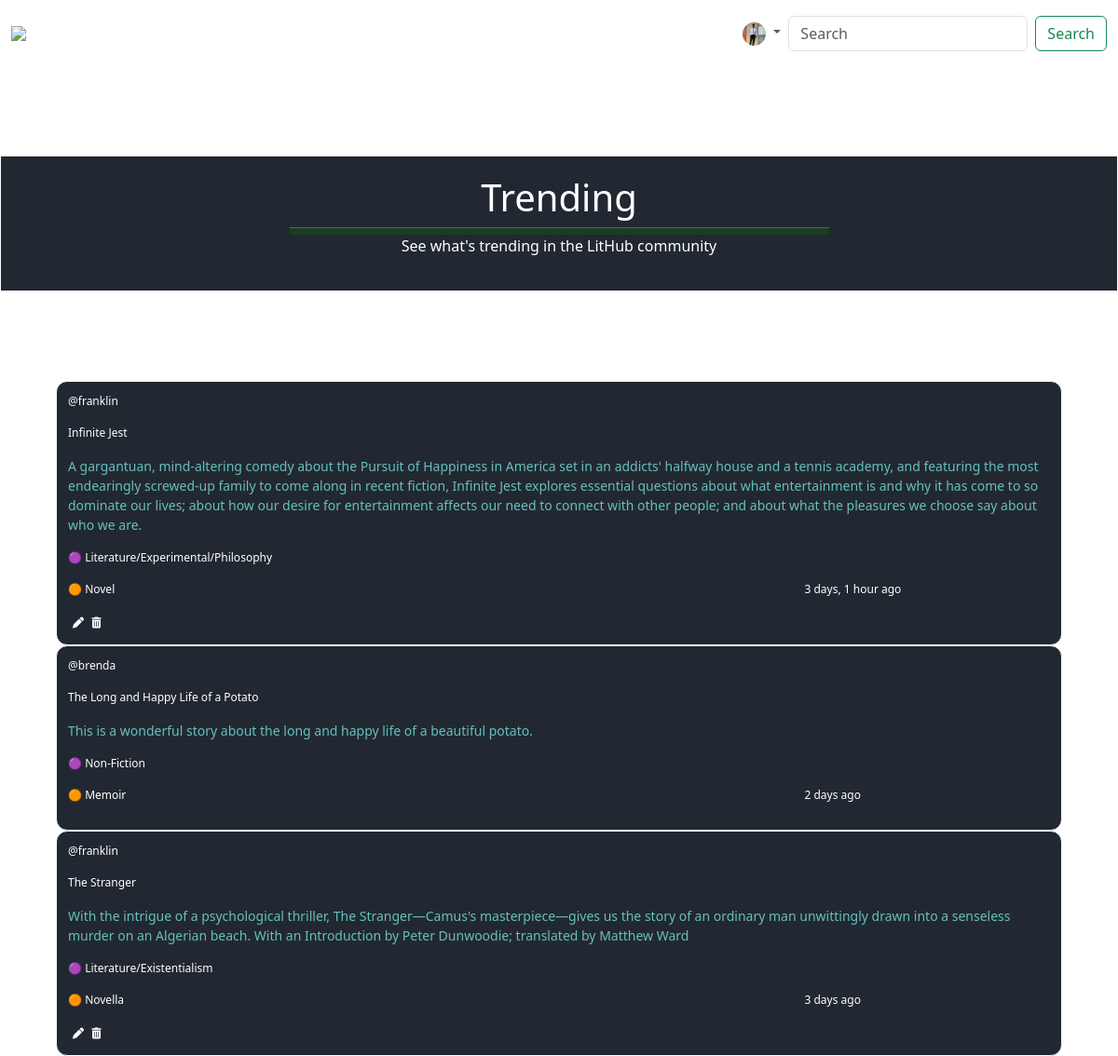
/explore (signed in), run on the app's committed database.
### lithubs/models.py (models this page shows, shortened)
class Repository(models.Model):
    user = models.ForeignKey(User, on_delete = models.CASCADE)
    title = models.CharField(max_length = 200)
    synopsis = models.TextField()
    genre = models.CharField(max_length = 200)
    form = models.CharField(max_length = 200)
    body = models.TextField()
    updated = models.DateTimeField(auto_now = True)
    created = models.DateTimeField(auto_now_add = True)
    class Meta:
        verbose_name_plural = 'repositories'
        ordering = ['-updated', '-created']

### lithubs/views.py (the view)
# urls.py: path('explore', views.explore, name = 'explore'),
def explore(request):
    repos = Repository.objects.all()
    context = {'repos': repos}
    return render(request, 'lithubs/explore.html', context)

### lithubs/templates/lithubs/explore.html
{% extends 'lithubs/main.html' %}
{% block content %}
<div class="explore-wrapper">
  <h1 class="explore-header">Trending</h1>
  <hr class="explore-hr">
  <p class="explore-sub-header">See what's trending in the LitHub community</p>
</div>
{% include 'lithubs/repository_feed_component.html' %}
{% endblock content %}

### lithubs/templates/lithubs/repository_feed_component.html
{% load static %}
	<div style="width: 90%; margin:0 auto;"class="">
		{% for repo in repos %}
		<div class="feed-repo-container">
			<p>@{{ repo.user }}</p>
			<p>{{ repo.title }}</p>
			<p id="repository-feed-synopsis">{{ repo.synopsis }}</p>
			<p>🟣 {{ repo.genre }}</p>
			<div class="profile-repo-form-created-grid">
				<div>
					<p>🟠 {{ repo.form }}</p>
					{% if request.user == repo.user %}
					<a href="{% url 'lithubs:update-repository' repo.id %}"><i style="color:white; padding: 5px;"class="fa fa-pen"></i></a>
					<a href="{% url 'lithubs:delete-repository' repo.id %}"><i style="color:white" class="fa fa-trash fa-1x"></i></a>
					{% endif %}
				</div>
				<div>
					<p>{{ repo.created|timesince }} ago</p>
				</div>
			</div>
		</div>
		{% endfor %}
	</div>

### lithubs/static/lithubs/css/styles.css (style rules this page uses)
:root { --primary-color: #222831; --secondary-color: #66bfbf; --azure: #ffffff; }
hr { width: 80%; height: 8px; margin-left: -50%; background-color:green; border: 0 none; margin-top: 100px; margin-bottom:100px; }
.explore-wrapper { margin: 8% auto; background-color: var(--primary-color); color:white; padding: 20px; border: 1px solid white; }
.explore-header { text-align: center; }
.explore-hr { margin:0 auto; width: 50%; }
.explore-sub-header { text-align: center; }
.profile-repo-form-created-grid { display: grid; grid-template-columns: 3fr 1fr; }
.feed-repo-container { background-color: var(--primary-color); border: 1px solid white; border-radius: 12px; padding: 12px; font-size: 12px; color: white; }
#repository-feed-synopsis { color: var(--secondary-color); font-size: 14px; }

### data on the page
Repository: user "franklin", title "Infinite Jest", synopsis "A gargantuan, mind-altering comedy about the Pursuit of Happiness in America set in an addicts' halfway house and a tennis academy, and featuring the most endearingly screwed-up family to come along in recent fiction, Infinite Jest explores essential questions about what entertainment is and why it has come to so dominate our lives; about how our desire for entertainment affects our need to connect with other people; and about what the pleasures we choose say about who we are.", genre "Literature/Experimental/Philosophy", form "Novel", created "3 days, 1 hour"
Repository: user "brenda", title "The Long and Happy Life of a Potato", synopsis "This is a wonderful story about the long and happy life of a beautiful potato.", genre "Non-Fiction", form "Memoir", created "2 days"
Repository: user "franklin", title "The Stranger", synopsis "With the intrigue of a psychological thriller, The Stranger—Camus's masterpiece—gives us the story of an ordinary man unwittingly drawn into a senseless murder on an Algerian beach. With an Introduction by Peter Dunwoodie; translated by Matthew Ward", genre "Literature/Existentialism", form "Novella", created "3 days"
